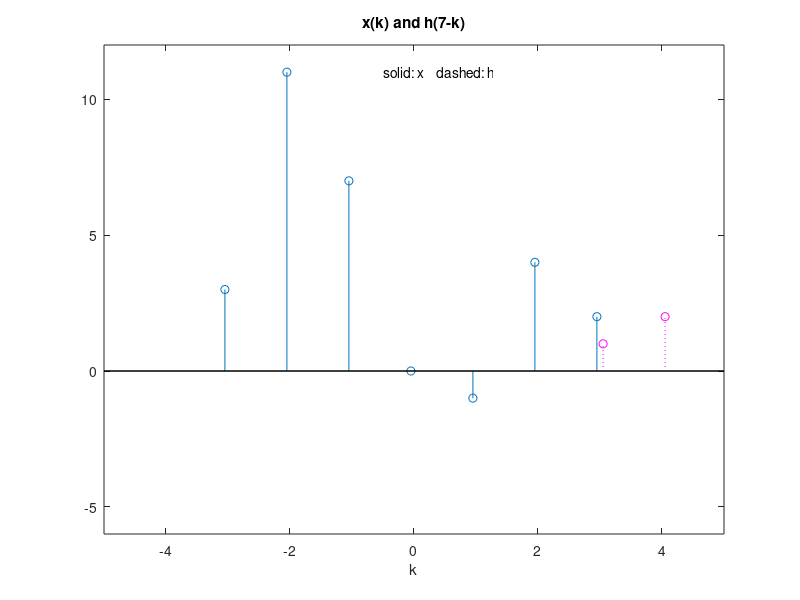
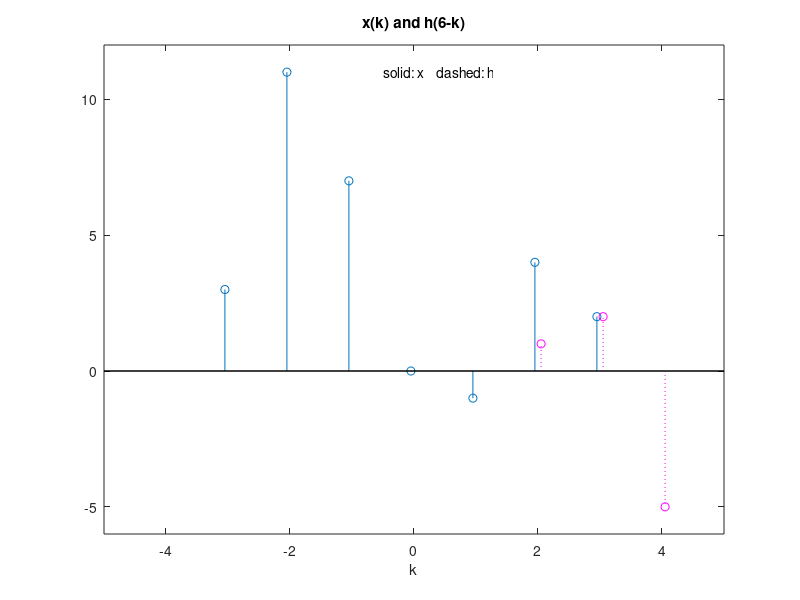
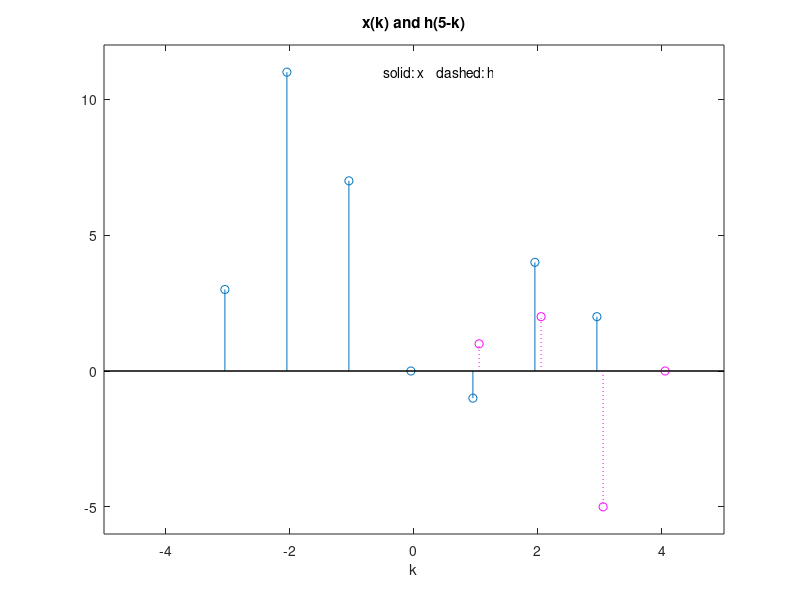
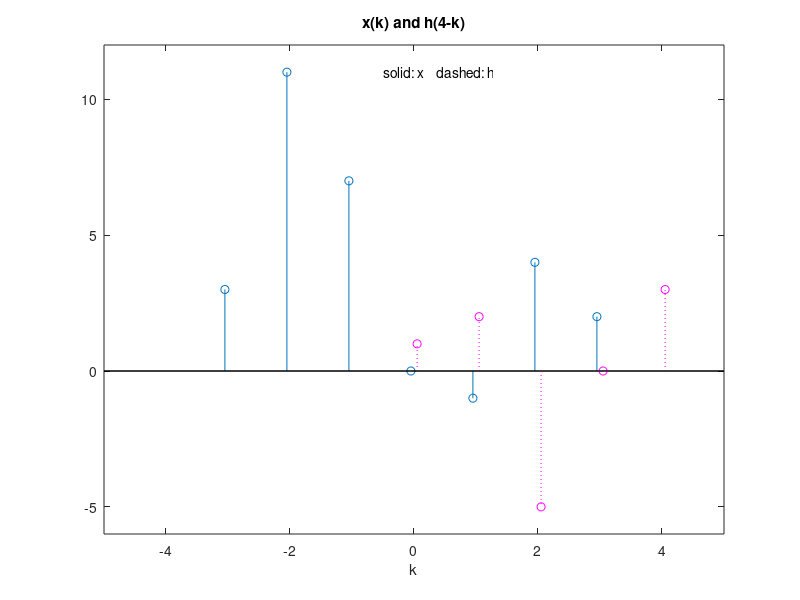

Write the MATLAB code that produced these figures, in order.
% Example 2.6
clc
close all
clear all

%

% input x(n)

x = [3,11,7,0,-1,4,2]; nx = [-3:3];

% impulse response h(n)

h = [2,3,0,-5,2,1]; nh = [-1:4];



for n=7:-1:-4
    % n_min = min(nx)+min(nh)
    % n_max = max(nx)+max(nh)

% plot x(k) and h(n-k)

figure, stem(nx-0.05,x); axis([-5,5,-6,12]);

hold on; stem(-fliplr(nh)+0.05+n,fliplr(h),'m:')

title(['x(k) and h(', num2str(n),'-k)']);
xlabel('k');
text(-0.5,11,'solid: x    dashed: h'); hold off

end


% plot x(k) and h(k)

figure, subplot(2,1,1), stem(nx-0.05,x); axis([-5,5,-6,12]);

hold on; stem(nh+0.05,h,'m:')

title('x(k) and h(k)');xlabel('k');

text(-0.5,11,'solid: x    dashed: h'); hold off


% plot x(k) and h(-k)

subplot(2,1,2), stem(nx-0.05,x); axis([-5,5,-6,12]);

hold on; stem(-fliplr(nh)+0.05,fliplr(h),'m:')

title('x(k) and h(-k)');xlabel('k');

text(-0.5,-1,'n=0')

text(-0.5,11,'solid: x    dashed: h'); hold off
